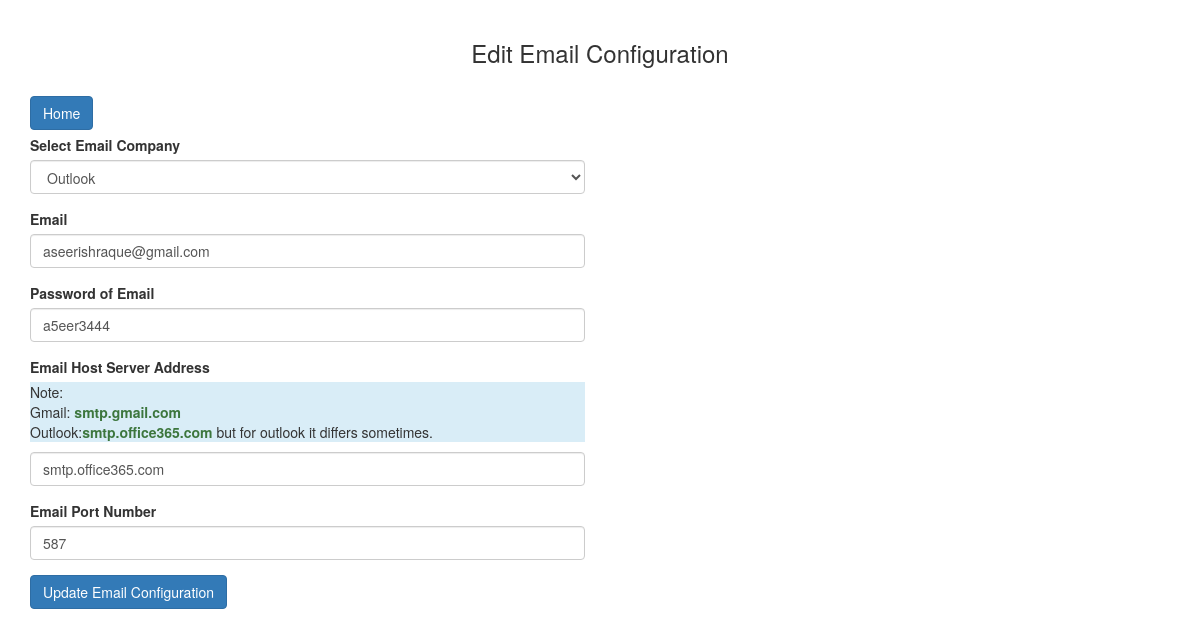
/edit_email.php?id=1, run on the app's committed database.
### tables this page shows
CREATE TABLE `email_configs` (
  `id` int(11) NOT NULL,
  `mail_company` varchar(150) NOT NULL,
  `mail` varchar(150) NOT NULL,
  `mail_password` varchar(150) NOT NULL,
  `mail_host` varchar(150) NOT NULL,
  `mail_port` varchar(15) NOT NULL
);

### connect.php (called while the page is built, shortened)
<?php
function getEmailById($id, $connect){
	$query = "SELECT * FROM email_configs WHERE id=$id";
	$statement = $connect->prepare($query);
	$statement->execute();
	$result = $statement->fetchAll();
	$total_row = $statement->rowCount();
    $data = array();
	if($total_row == 1)
	{
		foreach($result as $row)
		{
			$data[0] = $row;
		}
	}
	return $data[0];
}

### edit_email.php (the view, shortened to what this page needs)
<?php
include_once('connect.php');
$email_data = getEmailById($_GET['id'], $connect);
?>
<!DOCTYPE html>
<html>
	<head>
		<link rel="stylesheet" href="bootstrap.min.css" />
	</head>
	<body>
		<br />
		<div class="container">
			<h3 class="text-center">Edit Email Configuration</h3>
			<br />
            <a style="margin-bottom:5px" class="btn btn-primary" href="index.php">Home</a>
			<div class="row">
				<div class="col-md-6">
				<form action="process.php" method="post">
                    <div class="form-group">
                        <Label>Select Email Company</Label>
                        <select class="form-control" required name="mail_company">
                            <option <?php echo $email_data['mail_company'] == 'Outlook' ? 'selected' : '' ?> value="Outlook">Outlook</option>
                        </select>
                    </div>
                    <div class="form-group">
                        <Label>Email</Label>
                        <input class="form-control" value="<?php echo $email_data['mail'] ?>" type="text" name="mail" placeholder="Enter Email Address" required>
                    </div>
                    <div class="form-group">
                        <Label>Password of Email</Label>
                        <input class="form-control" value="<?php echo $email_data['mail_password'] ?>" type="text" name="mail_password" placeholder="Enter Email Password" required>
                    </div>
                    <div class="form-group">
                        <Label>Email Host Server Address</Label>
                        <p class="bg-info">Note: <br> Gmail: <span style="font-weight:bold" class="text-success"> smtp.gmail.com</span> <br/> Outlook:<span style="font-weight:bold" class="text-success">smtp.office365.com</span> but for outlook it differs sometimes.</p>
                        <input class="form-control" value="<?php echo $email_data['mail_host'] ?>" type="text" name="mail_host" placeholder="Enter Email Server Host Address" required>
                    </div>
                    <div class="form-group">
                        <Label>Email Port Number</Label>
                        <input class="form-control" value="<?php echo $email_data['mail_port'] ?>" type="text" name="mail_port" placeholder="Enter Email Port Number" required>
                    </div>
                    <input name="update_email" type="submit" class="btn btn-primary" value="Update Email Configuration"/>
                </form>
				</div>
			</div>
		</div>
		<br />
		<br />
	</body>
</html>

### data on the page
email_configs: mail_company "Outlook", mail "aseerishraque@gmail.com", mail_password "a5eer3444", mail_host "smtp.office365.com", mail_port "587"
